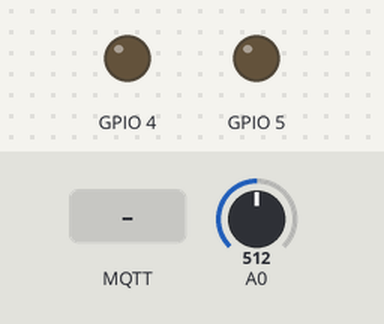
Recording of a sketch running on a simulated ESP8266 (NodeMCU). Parts: output pins drawn as LEDs (lit = HIGH). The test bench sets the inputs (shaded band); at power-on: A0 = 512. WiFi joins after 1.5 s; servers stay silent unless stated; random numbers use the default seed unless the sketch sets one; no MQTT or app messages arrive unless stated; what the sketch prints to the serial monitor is not drawn.

Above: at 2.7 s.
2.8 s: MQTT message "a" arrives on the first subscribed topic
At 4.7 s:
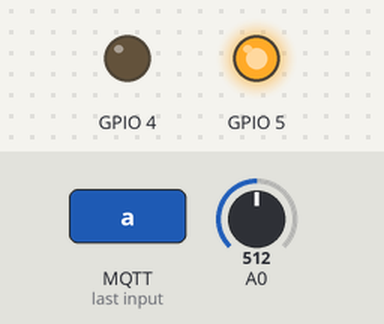
5.0 s: MQTT message "c" arrives on the first subscribed topic
At 6.3 s:
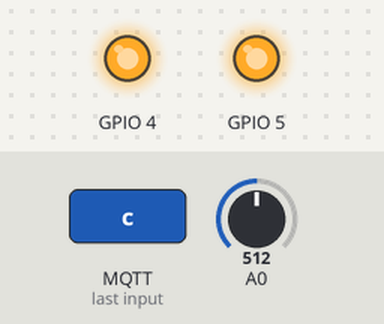
7.0 s: MQTT message "b" arrives on the first subscribed topic
At 7.9 s:
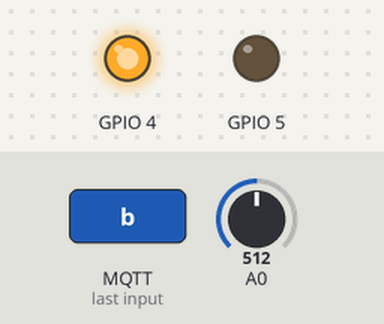
Timing chart, 0 to 10.0 s (numbered marks = the images above; inputs shaded):
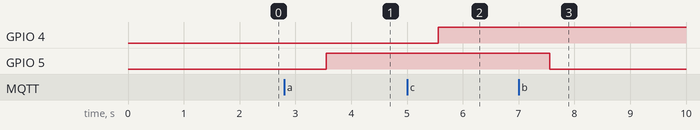

The sketch:

all_delay.ino
```cpp
#include <ESP8266WiFi.h>
#include <PubSubClient.h>

const char* ssid = "Vozer MU Wibu";
const char* password = "1234@6789";

int sensorValue = 0;

#define MQTT_SERVER "broker.hivemq.com"
#define MQTT_PORT 1883
#define MQTT_USER "hoangvanan"
#define MQTT_PASSWORD "Anhan10052002"
#define MQTT_LDP_TOPIC "testtopic"

int current_ledState1 = LOW;
int last_ledState1 = LOW;
int current_ledState2 = LOW;
int last_ledState2 = LOW;

WiFiClient wifiClient;
PubSubClient client(wifiClient);

void setup_wifi() {
  Serial.println("Connecting to...");
  Serial.println(ssid);
  WiFi.begin(ssid, password);
  while (WiFi.status() != WL_CONNECTED) {
    delay(500);
    Serial.print(".");
  }
  randomSeed(micros());
  Serial.println("");
  Serial.println("WiFi connected!!!");
  Serial.print("IP address: ");
  Serial.println(WiFi.localIP());
}

void connect_to_broker() {
  while (!client.connected()) {
    Serial.print("Attempting MQTT connection...");
    String clientId = "testtopic";
    clientId += String(random(0xffff), HEX);
    if (client.connect(clientId.c_str(), MQTT_USER, MQTT_PASSWORD)) {
      Serial.println("MQTT connected");
      client.subscribe("testtopic1");
    } else {
      Serial.print("failed, rc=");
      Serial.print(client.state());
      Serial.println(" try again in 2 seconds");
      delay(2000);
    }
  }
}

void callback(char* topic, byte *payload, unsigned int length) {
  Serial.println("-------new message from broker-----");
  Serial.print("topic: ");
  Serial.println(topic);
  Serial.print("message: ");
  Serial.write(payload, length);
  Serial.println();
  if (*payload == 'a') {
    current_ledState1 = HIGH;
    digitalWrite(5, current_ledState1);
    Serial.println(current_ledState1);
  }
  if (*payload == 'b') {
    current_ledState1 = LOW;
    digitalWrite(5, current_ledState1);
    Serial.println(current_ledState1);
  }
  if (*payload == 'c') {
    current_ledState2 = HIGH;
    digitalWrite(4, current_ledState2);
    Serial.println(current_ledState2);
  }
  if (*payload == 'd') {
    current_ledState2 = LOW;
    digitalWrite(4, current_ledState2);
    Serial.println(current_ledState2);
  }
}

void setup() {
  Serial.begin(115200);
  pinMode(5, OUTPUT);
  pinMode(4, OUTPUT);
  Serial.setTimeout(500);
  setup_wifi();
  client.setServer(MQTT_SERVER, MQTT_PORT);
  client.setCallback(callback);
  connect_to_broker();
}

void send_data() {
  sensorValue = analogRead(A0);
  String sensorValueStr = String(sensorValue); // Chuyển đổi sensorValue thành chuỗi
  client.publish(MQTT_LDP_TOPIC, sensorValueStr.c_str()); // Gửi chuỗi đi
  delay(2000);
}

void loop() {
  if (!client.connected()) {
    connect_to_broker();
  }

  client.loop();

  //digitalWrite(5, HIGH);
  if (last_ledState1 != current_ledState1) {
    last_ledState1 = current_ledState1;
    digitalWrite(5, current_ledState1);
    Serial.println(current_ledState1);
  }
  if (last_ledState2 != current_ledState2) {
    last_ledState2 = current_ledState2;
    digitalWrite(4, current_ledState2);
    Serial.println(current_ledState2);
  }

  send_data();
}
```

Measured:
- after the input at 2.8 s, GPIO 5: LOW → HIGH after 0.76 s
- after the input at 5.0 s, GPIO 4: LOW → HIGH after 0.56 s
- after the input at 7.0 s, GPIO 5: HIGH → LOW after 0.56 s
